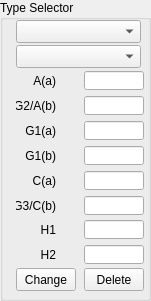
      <widget class="QGroupBox" name="TypeSetup">
       <property name="geometry">
        <rect>
         <x>10</x>
         <y>70</y>
         <width>151</width>
         <height>301</height>
        </rect>
       </property>
       <property name="title">
        <string>Type Selector</string>
       </property>
       <widget class="QWidget" name="gridLayoutWidget_5">
        <property name="geometry">
         <rect>
          <x>10</x>
          <y>20</y>
          <width>141</width>
          <height>271</height>
         </rect>
        </property>
        <layout class="QGridLayout" name="gridLayout_6" columnminimumwidth="50,50">
         <property name="spacing">
          <number>2</number>
         </property>
         <item row="6" column="0">
          <widget class="QLabel" name="CathodeLabel">
           <property name="sizePolicy">
            <sizepolicy hsizetype="Expanding" vsizetype="Expanding">
             <horstretch>0</horstretch>
             <verstretch>0</verstretch>
            </sizepolicy>
           </property>
           <property name="minimumSize">
            <size>
             <width>0</width>
             <height>18</height>
            </size>
           </property>
           <property name="maximumSize">
            <size>
             <width>40</width>
             <height>30</height>
            </size>
           </property>
           <property name="text">
            <string>C(a)</string>
           </property>
           <property name="alignment">
            <set>Qt::AlignRight|Qt::AlignTrailing|Qt::AlignVCenter</set>
           </property>
          </widget>
         </item>
         <item row="2" column="1">
          <widget class="QLineEdit" name="AnodePin">
           <property name="sizePolicy">
            <sizepolicy hsizetype="Expanding" vsizetype="Expanding">
             <horstretch>0</horstretch>
             <verstretch>0</verstretch>
            </sizepolicy>
           </property>
           <property name="minimumSize">
            <size>
             <width>0</width>
             <height>18</height>
            </size>
           </property>
           <property name="maximumSize">
            <size>
             <width>60</width>
             <height>19</height>
            </size>
           </property>
           <property name="toolTip">
            <string>&lt;html&gt;&lt;head/&gt;&lt;body&gt;&lt;p&gt;Pin Number&lt;/p&gt;&lt;/body&gt;&lt;/html&gt;</string>
           </property>
           <property name="maxLength">
            <number>3</number>
           </property>
          </widget>
         </item>
         <item row="3" column="0">
          <widget class="QLabel" name="Grid2Label">
           <property name="sizePolicy">
            <sizepolicy hsizetype="Expanding" vsizetype="Expanding">
             <horstretch>0</horstretch>
             <verstretch>0</verstretch>
            </sizepolicy>
           </property>
           <property name="minimumSize">
            <size>
             <width>0</width>
             <height>18</height>
            </size>
           </property>
           <property name="maximumSize">
            <size>
             <width>40</width>
             <height>30</height>
            </size>
           </property>
           <property name="text">
            <string>G2/A(b)</string>
           </property>
           <property name="alignment">
            <set>Qt::AlignRight|Qt::AlignTrailing|Qt::AlignVCenter</set>
           </property>
          </widget>
         </item>
         <item row="4" column="0">
          <widget class="QLabel" name="Grid1Label">
           <property name="sizePolicy">
            <sizepolicy hsizetype="Expanding" vsizetype="Expanding">
             <horstretch>0</horstretch>
             <verstretch>0</verstretch>
            </sizepolicy>
           </property>
           <property name="minimumSize">
            <size>
             <width>0</width>
             <height>18</height>
            </size>
           </property>
           <property name="maximumSize">
            <size>
             <width>40</width>
             <height>30</height>
            </size>
           </property>
           <property name="text">
            <string>G1(a)</string>
           </property>
           <property name="alignment">
            <set>Qt::AlignRight|Qt::AlignTrailing|Qt::AlignVCenter</set>
           </property>
          </widget>
         </item>
         <item row="6" column="1">
          <widget class="QLineEdit" name="CathodePin">
           <property name="sizePolicy">
            <sizepolicy hsizetype="Expanding" vsizetype="Expanding">
             <horstretch>0</horstretch>
             <verstretch>0</verstretch>
            </sizepolicy>
           </property>
           <property name="minimumSize">
            <size>
             <width>0</width>
             <height>18</height>
            </size>
           </property>
           <property name="maximumSize">
            <size>
             <width>60</width>
             <height>19</height>
            </size>
           </property>
           <property name="toolTip">
            <string>&lt;html&gt;&lt;head/&gt;&lt;body&gt;&lt;p&gt;Pin Number&lt;/p&gt;&lt;/body&gt;&lt;/html&gt;</string>
           </property>
           <property name="maxLength">
            <number>3</number>
           </property>
          </widget>
         </item>
         <item row="3" column="1">
          <widget class="QLineEdit" name="G2Pin">
           <property name="sizePolicy">
            <sizepolicy hsizetype="Expanding" vsizetype="Expanding">
             <horstretch>0</horstretch>
             <verstretch>0</verstretch>
            </sizepolicy>
           </property>
           <property name="minimumSize">
            <size>
             <width>0</width>
             <height>18</height>
            </size>
           </property>
           <property name="maximumSize">
            <size>
             <width>60</width>
             <height>19</height>
            </size>
           </property>
           <property name="toolTip">
            <string>&lt;html&gt;&lt;head/&gt;&lt;body&gt;&lt;p&gt;Pin Number&lt;/p&gt;&lt;/body&gt;&lt;/html&gt;</string>
           </property>
           <property name="maxLength">
            <number>3</number>
           </property>
          </widget>
         </item>
         <item row="5" column="1">
          <widget class="QLineEdit" name="G1bPin">
           <property name="sizePolicy">
            <sizepolicy hsizetype="Expanding" vsizetype="Expanding">
             <horstretch>0</horstretch>
             <verstretch>0</verstretch>
            </sizepolicy>
           </property>
           <property name="minimumSize">
            <size>
             <width>0</width>
             <height>18</height>
            </size>
           </property>
           <property name="maximumSize">
            <size>
             <width>60</width>
             <height>19</height>
            </size>
           </property>
           <property name="toolTip">
            <string>&lt;html&gt;&lt;head/&gt;&lt;body&gt;&lt;p&gt;Pin Number&lt;/p&gt;&lt;/body&gt;&lt;/html&gt;</string>
           </property>
           <property name="maxLength">
            <number>3</number>
           </property>
          </widget>
         </item>
         <item row="9" column="0">
          <widget class="QLabel" name="Heater2Label">
           <property name="sizePolicy">
            <sizepolicy hsizetype="Expanding" vsizetype="Expanding">
             <horstretch>0</horstretch>
             <verstretch>0</verstretch>
            </sizepolicy>
           </property>
           <property name="minimumSize">
            <size>
             <width>0</width>
             <height>18</height>
            </size>
           </property>
           <property name="maximumSize">
            <size>
             <width>40</width>
             <height>30</height>
            </size>
           </property>
           <property name="text">
            <string>H2</string>
           </property>
           <property name="alignment">
            <set>Qt::AlignRight|Qt::AlignTrailing|Qt::AlignVCenter</set>
           </property>
          </widget>
         </item>
         <item row="9" column="1">
          <widget class="QLineEdit" name="HtrbPin">
           <property name="sizePolicy">
            <sizepolicy hsizetype="Expanding" vsizetype="Expanding">
             <horstretch>0</horstretch>
             <verstretch>0</verstretch>
            </sizepolicy>
           </property>
           <property name="minimumSize">
            <size>
             <width>0</width>
             <height>18</height>
            </size>
           </property>
           <property name="maximumSize">
            <size>
             <width>60</width>
             <height>19</height>
            </size>
           </property>
           <property name="toolTip">
            <string>&lt;html&gt;&lt;head/&gt;&lt;body&gt;&lt;p&gt;Pin Number&lt;/p&gt;&lt;/body&gt;&lt;/html&gt;</string>
           </property>
           <property name="maxLength">
            <number>3</number>
           </property>
          </widget>
         </item>
         <item row="8" column="0">
          <widget class="QLabel" name="Heater1Label">
           <property name="sizePolicy">
            <sizepolicy hsizetype="Expanding" vsizetype="Expanding">
             <horstretch>0</horstretch>
             <verstretch>0</verstretch>
            </sizepolicy>
           </property>
           <property name="minimumSize">
            <size>
             <width>0</width>
             <height>18</height>
            </size>
           </property>
           <property name="maximumSize">
            <size>
             <width>40</width>
             <height>30</height>
            </size>
           </property>
           <property name="text">
            <string>H1</string>
           </property>
           <property name="alignment">
            <set>Qt::AlignRight|Qt::AlignTrailing|Qt::AlignVCenter</set>
           </property>
          </widget>
         </item>
         <item row="8" column="1">
          <widget class="QLineEdit" name="HtraPin">
           <property name="sizePolicy">
            <sizepolicy hsizetype="Expanding" vsizetype="Expanding">
             <horstretch>0</horstretch>
             <verstretch>0</verstretch>
            </sizepolicy>
           </property>
           <property name="minimumSize">
            <size>
             <width>0</width>
             <height>18</height>
            </size>
           </property>
           <property name="maximumSize">
            <size>
             <width>60</width>
             <height>19</height>
            </size>
           </property>
           <property name="toolTip">
            <string>&lt;html&gt;&lt;head/&gt;&lt;body&gt;&lt;p&gt;Pin Number&lt;/p&gt;&lt;/body&gt;&lt;/html&gt;</string>
           </property>
           <property name="maxLength">
            <number>3</number>
           </property>
          </widget>
         </item>
         <item row="7" column="0">
          <widget class="QLabel" name="Grid3Label">
           <property name="sizePolicy">
            <sizepolicy hsizetype="Expanding" vsizetype="Expanding">
             <horstretch>0</horstretch>
             <verstretch>0</verstretch>
            </sizepolicy>
           </property>
           <property name="minimumSize">
            <size>
             <width>0</width>
             <height>18</height>
            </size>
           </property>
           <property name="maximumSize">
            <size>
             <width>40</width>
             <height>30</height>
            </size>
           </property>
           <property name="text">
            <string>G3/C(b)</string>
           </property>
           <property name="alignment">
            <set>Qt::AlignRight|Qt::AlignTrailing|Qt::AlignVCenter</set>
           </property>
          </widget>
         </item>
         <item row="4" column="1">
          <widget class="QLineEdit" name="G1Pin">
           <property name="sizePolicy">
            <sizepolicy hsizetype="Expanding" vsizetype="Expanding">
             <horstretch>0</horstretch>
             <verstretch>0</verstretch>
            </sizepolicy>
           </property>
           <property name="minimumSize">
            <size>
             <width>0</width>
             <height>18</height>
            </size>
           </property>
           <property name="maximumSize">
            <size>
             <width>60</width>
             <height>19</height>
            </size>
           </property>
           <property name="toolTip">
            <string>&lt;html&gt;&lt;head/&gt;&lt;body&gt;&lt;p&gt;Pin Number&lt;/p&gt;&lt;/body&gt;&lt;/html&gt;</string>
           </property>
           <property name="maxLength">
            <number>3</number>
           </property>
          </widget>
         </item>
         <item row="2" column="0">
          <widget class="QLabel" name="AnodeLabel">
           <property name="sizePolicy">
            <sizepolicy hsizetype="Expanding" vsizetype="Expanding">
             <horstretch>0</horstretch>
             <verstretch>0</verstretch>
            </sizepolicy>
           </property>
           <property name="minimumSize">
            <size>
             <width>0</width>
             <height>0</height>
            </size>
           </property>
           <property name="maximumSize">
            <size>
             <width>40</width>
             <height>30</height>
            </size>
           </property>
           <property name="text">
            <string>A(a)</string>
           </property>
           <property name="alignment">
            <set>Qt::AlignRight|Qt::AlignTrailing|Qt::AlignVCenter</set>
           </property>
          </widget>
         </item>
         <item row="7" column="1">
          <widget class="QLineEdit" name="G3Pin">
           <property name="sizePolicy">
            <sizepolicy hsizetype="Expanding" vsizetype="Expanding">
             <horstretch>0</horstretch>
             <verstretch>0</verstretch>
            </sizepolicy>
           </property>
           <property name="minimumSize">
            <size>
             <width>0</width>
             <height>18</height>
            </size>
           </property>
           <property name="maximumSize">
            <size>
             <width>60</width>
             <height>19</height>
            </size>
           </property>
           <property name="toolTip">
            <string>&lt;html&gt;&lt;head/&gt;&lt;body&gt;&lt;p&gt;Pin Number&lt;/p&gt;&lt;/body&gt;&lt;/html&gt;</string>
           </property>
           <property name="maxLength">
            <number>3</number>
           </property>
          </widget>
         </item>
         <item row="5" column="0">
          <widget class="QLabel" name="Grid1bLabel">
           <property name="sizePolicy">
            <sizepolicy hsizetype="Expanding" vsizetype="Expanding">
             <horstretch>0</horstretch>
             <verstretch>0</verstretch>
            </sizepolicy>
           </property>
           <property name="minimumSize">
            <size>
             <width>0</width>
             <height>18</height>
            </size>
           </property>
           <property name="maximumSize">
            <size>
             <width>40</width>
             <height>30</height>
            </size>
           </property>
           <property name="text">
            <string>G1(b)</string>
           </property>
           <property name="alignment">
            <set>Qt::AlignRight|Qt::AlignTrailing|Qt::AlignVCenter</set>
           </property>
          </widget>
         </item>
         <item row="10" column="0">
          <widget class="QPushButton" name="AddType">
           <property name="sizePolicy">
            <sizepolicy hsizetype="Expanding" vsizetype="Expanding">
             <horstretch>0</horstretch>
             <verstretch>0</verstretch>
            </sizepolicy>
           </property>
           <property name="minimumSize">
            <size>
             <width>0</width>
             <height>0</height>
            </size>
           </property>
           <property name="maximumSize">
            <size>
             <width>60</width>
             <height>40</height>
            </size>
           </property>
           <property name="toolTip">
            <string>&lt;html&gt;&lt;head/&gt;&lt;body&gt;&lt;p&gt;Change the values saved in the database for the current tube model &lt;/p&gt;&lt;/body&gt;&lt;/html&gt;</string>
           </property>
           <property name="text">
            <string>Change</string>
           </property>
          </widget>
         </item>
         <item row="10" column="1">
          <widget class="QPushButton" name="DeleteType">
           <property name="sizePolicy">
            <sizepolicy hsizetype="Expanding" vsizetype="Expanding">
             <horstretch>0</horstretch>
             <verstretch>0</verstretch>
            </sizepolicy>
           </property>
           <property name="minimumSize">
            <size>
             <width>0</width>
             <height>0</height>
            </size>
           </property>
           <property name="maximumSize">
            <size>
             <width>60</width>
             <height>30</height>
            </size>
           </property>
           <property name="toolTip">
            <string>&lt;html&gt;&lt;head/&gt;&lt;body&gt;&lt;p&gt;Delete the current tube model from the database&lt;/p&gt;&lt;/body&gt;&lt;/html&gt;</string>
           </property>
           <property name="text">
            <string>Delete</string>
           </property>
          </widget>
         </item>
         <item row="0" column="0" colspan="2">
          <widget class="QComboBox" name="TubeSelector">
           <property name="sizePolicy">
            <sizepolicy hsizetype="Expanding" vsizetype="Expanding">
             <horstretch>0</horstretch>
             <verstretch>0</verstretch>
            </sizepolicy>
           </property>
           <property name="maximumSize">
            <size>
             <width>125</width>
             <height>40</height>
            </size>
           </property>
           <property name="toolTip">
            <string>&lt;html&gt;&lt;head/&gt;&lt;body&gt;&lt;p&gt;Select tube model in database&lt;/p&gt;&lt;/body&gt;&lt;/html&gt;</string>
           </property>
          </widget>
         </item>
         <item row="1" column="0" colspan="2">
          <widget class="QComboBox" name="TubeType">
           <property name="sizePolicy">
            <sizepolicy hsizetype="Expanding" vsizetype="Expanding">
             <horstretch>0</horstretch>
             <verstretch>0</verstretch>
            </sizepolicy>
           </property>
           <property name="maximumSize">
            <size>
             <width>125</width>
             <height>40</height>
            </size>
           </property>
           <property name="toolTip">
            <string>&lt;html&gt;&lt;head/&gt;&lt;body&gt;&lt;p&gt;Displays or sets tube type&lt;/p&gt;&lt;/body&gt;&lt;/html&gt;</string>
           </property>
          </widget>
         </item>
        </layout>
       </widget>
      </widget>
